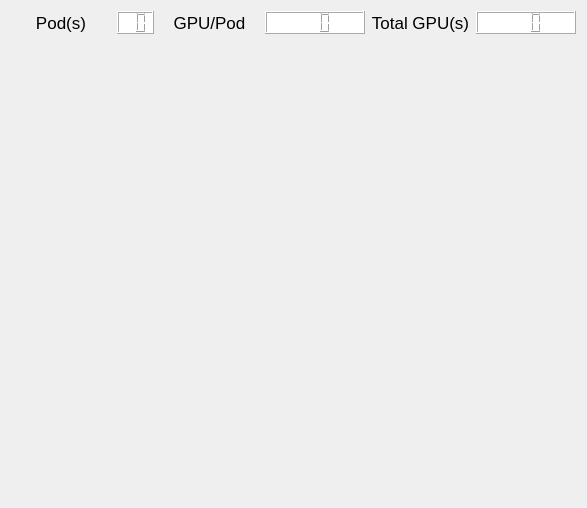
<?xml version="1.0" encoding="UTF-8"?>
<ui version="4.0">
 <class>perf_bar</class>
 <widget class="QDialog" name="perf_bar">
  <property name="geometry">
   <rect>
    <x>0</x>
    <y>0</y>
    <width>587</width>
    <height>508</height>
   </rect>
  </property>
  <property name="font">
   <font>
    <pointsize>13</pointsize>
    <weight>50</weight>
    <bold>false</bold>
   </font>
  </property>
  <property name="windowTitle">
   <string>Bar Chart</string>
  </property>
  <layout class="QVBoxLayout" name="verticalLayout">
   <item>
    <layout class="QHBoxLayout" name="horizontalLayout">
     <item>
      <widget class="QLabel" name="Pods">
       <property name="sizePolicy">
        <sizepolicy hsizetype="Preferred" vsizetype="Preferred">
         <horstretch>0</horstretch>
         <verstretch>0</verstretch>
        </sizepolicy>
       </property>
       <property name="font">
        <font>
         <pointsize>13</pointsize>
         <weight>50</weight>
         <bold>false</bold>
        </font>
       </property>
       <property name="text">
        <string>Pod(s)</string>
       </property>
       <property name="alignment">
        <set>Qt::AlignCenter</set>
       </property>
      </widget>
     </item>
     <item>
      <widget class="QLCDNumber" name="pods_lcdNumber">
       <property name="sizePolicy">
        <sizepolicy hsizetype="Fixed" vsizetype="Fixed">
         <horstretch>0</horstretch>
         <verstretch>0</verstretch>
        </sizepolicy>
       </property>
       <property name="font">
        <font>
         <pointsize>13</pointsize>
         <weight>75</weight>
         <bold>true</bold>
        </font>
       </property>
       <property name="styleSheet">
        <string notr="true">background-color: rgb(255, 255, 255);
color: rgb(0, 0, 0);</string>
       </property>
       <property name="digitCount">
        <number>2</number>
       </property>
      </widget>
     </item>
     <item>
      <widget class="QLabel" name="GPUs">
       <property name="font">
        <font>
         <pointsize>13</pointsize>
         <weight>50</weight>
         <bold>false</bold>
        </font>
       </property>
       <property name="text">
        <string>GPU/Pod</string>
       </property>
       <property name="alignment">
        <set>Qt::AlignCenter</set>
       </property>
      </widget>
     </item>
     <item>
      <widget class="QLCDNumber" name="gpus_lcdNumber">
       <property name="font">
        <font>
         <pointsize>13</pointsize>
         <weight>75</weight>
         <bold>true</bold>
        </font>
       </property>
       <property name="styleSheet">
        <string notr="true">background-color: rgb(255, 255, 255);
color: rgb(0, 0, 0);</string>
       </property>
       <property name="digitCount">
        <number>3</number>
       </property>
      </widget>
     </item>
     <item>
      <widget class="QLabel" name="totalGPUs">
       <property name="font">
        <font>
         <pointsize>13</pointsize>
         <weight>50</weight>
         <bold>false</bold>
        </font>
       </property>
       <property name="text">
        <string>Total GPU(s)</string>
       </property>
       <property name="alignment">
        <set>Qt::AlignCenter</set>
       </property>
      </widget>
     </item>
     <item>
      <widget class="QLCDNumber" name="totalGPU_lcdNumber">
       <property name="font">
        <font>
         <pointsize>13</pointsize>
         <weight>75</weight>
         <bold>true</bold>
        </font>
       </property>
       <property name="styleSheet">
        <string notr="true">background-color: rgb(255, 255, 255);
color: rgb(0, 0, 0);</string>
       </property>
       <property name="digitCount">
        <number>3</number>
       </property>
      </widget>
     </item>
    </layout>
   </item>
   <item>
    <widget class="QCustomPlot" name="CustomBar" native="true">
     <property name="sizePolicy">
      <sizepolicy hsizetype="Expanding" vsizetype="Expanding">
       <horstretch>0</horstretch>
       <verstretch>0</verstretch>
      </sizepolicy>
     </property>
     <property name="autoFillBackground">
      <bool>false</bool>
     </property>
    </widget>
   </item>
  </layout>
 </widget>
 <customwidgets>
  <customwidget>
   <class>QCustomPlot</class>
   <extends>QWidget</extends>
   <header>qcustomplot.h</header>
   <container>1</container>
  </customwidget>
 </customwidgets>
 <resources/>
 <connections/>
</ui>
